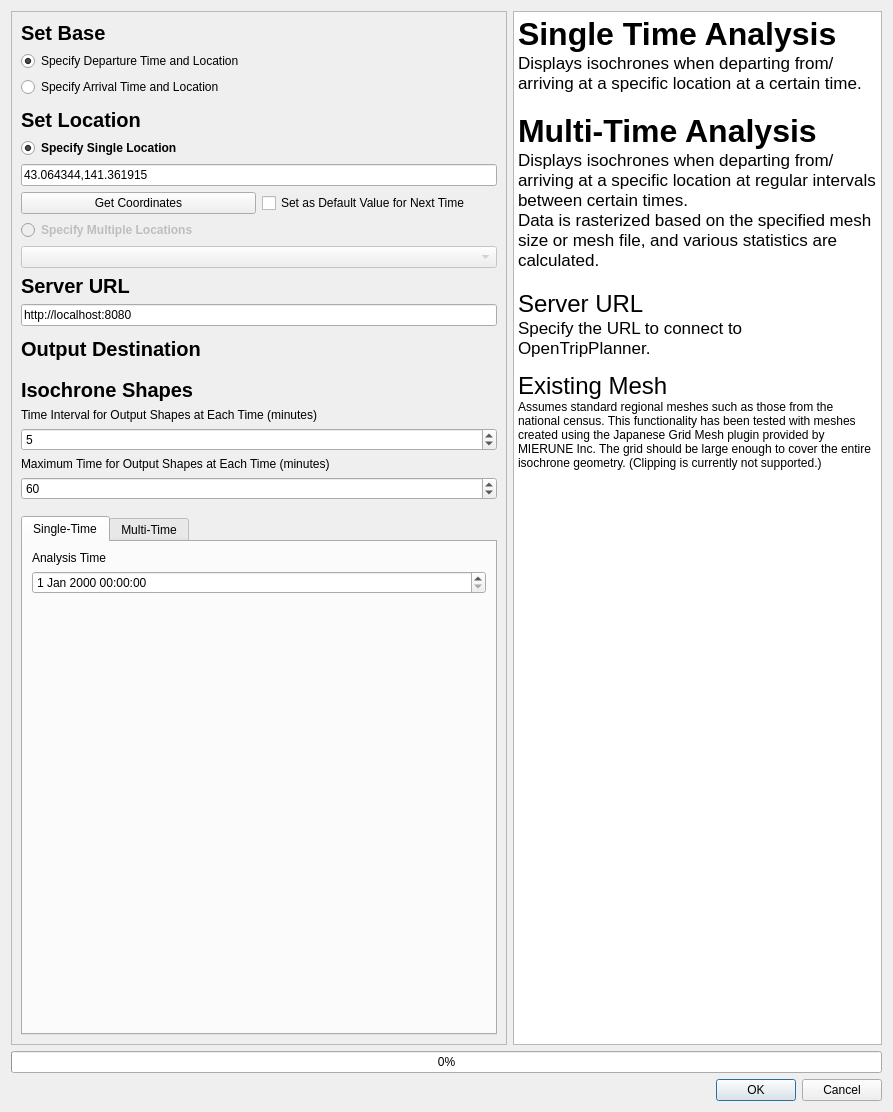
<?xml version='1.0' encoding='utf-8'?>
<ui version="4.0">
 <class>Dialog</class>
 <widget class="QDialog" name="Dialog">
  <property name="geometry">
   <rect>
    <x>0</x>
    <y>0</y>
    <width>893</width>
    <height>1112</height>
   </rect>
  </property>
  <property name="windowTitle">
   <string translatable="yes">Isochrone Generation Tool</string>
  </property>
  <layout class="QGridLayout" name="gridLayout_20">
   <item row="0" column="0">
    <layout class="QGridLayout" name="gridLayout_18">
     <property name="sizeConstraint">
      <enum>QLayout::SetMinimumSize</enum>
     </property>
     <item row="1" column="0" colspan="2">
      <layout class="QGridLayout" name="gridLayout_5">
       <item row="0" column="0">
        <widget class="QProgressBar" name="progressBar">
         <property name="sizePolicy">
          <sizepolicy hsizetype="Preferred" vsizetype="Fixed">
           <horstretch>0</horstretch>
           <verstretch>0</verstretch>
          </sizepolicy>
         </property>
         <property name="value">
          <number>0</number>
         </property>
        </widget>
       </item>
       <item row="1" column="0">
        <widget class="QDialogButtonBox" name="buttonBox">
         <property name="sizePolicy">
          <sizepolicy hsizetype="Preferred" vsizetype="Fixed">
           <horstretch>0</horstretch>
           <verstretch>0</verstretch>
          </sizepolicy>
         </property>
         <property name="standardButtons">
          <set>QDialogButtonBox::Cancel|QDialogButtonBox::Ok</set>
         </property>
        </widget>
       </item>
      </layout>
     </item>
     <item row="0" column="0">
      <widget class="QScrollArea" name="scrollArea">
       <property name="sizePolicy">
        <sizepolicy hsizetype="Preferred" vsizetype="Expanding">
         <horstretch>0</horstretch>
         <verstretch>0</verstretch>
        </sizepolicy>
       </property>
       <property name="verticalScrollBarPolicy">
        <enum>Qt::ScrollBarAsNeeded</enum>
       </property>
       <property name="horizontalScrollBarPolicy">
        <enum>Qt::ScrollBarAsNeeded</enum>
       </property>
       <property name="widgetResizable">
        <bool>true</bool>
       </property>
       <widget class="QWidget" name="scrollAreaWidgetContents">
        <property name="geometry">
         <rect>
          <x>0</x>
          <y>0</y>
          <width>524</width>
          <height>1019</height>
         </rect>
        </property>
        <layout class="QGridLayout" name="gridLayout_23">
         <item row="0" column="0">
          <layout class="QGridLayout" name="widgetGrid">
           <item row="1" column="0">
            <spacer name="verticalSpacer_3">
             <property name="orientation">
              <enum>Qt::Vertical</enum>
             </property>
             <property name="sizeType">
              <enum>QSizePolicy::Fixed</enum>
             </property>
             <property name="sizeHint" stdset="0">
              <size>
               <width>20</width>
               <height>10</height>
              </size>
             </property>
            </spacer>
           </item>
           <item row="2" column="0">
            <widget class="QTabWidget" name="tabWidget">
             <property name="sizePolicy">
              <sizepolicy hsizetype="Preferred" vsizetype="Expanding">
               <horstretch>0</horstretch>
               <verstretch>0</verstretch>
              </sizepolicy>
             </property>
             <property name="currentIndex">
              <number>0</number>
             </property>
             <property name="usesScrollButtons">
              <bool>true</bool>
             </property>
             <widget class="QWidget" name="tabSingle">
              <attribute name="title">
               <string translatable="yes">Single-Time</string>
              </attribute>
              <layout class="QGridLayout" name="gridLayout_22">
               <item row="0" column="0">
                <layout class="QGridLayout" name="singleTabGrid">
                 <item row="0" column="0">
                  <layout class="QGridLayout" name="gridLayout">
                   <item row="0" column="0">
                    <widget class="QLabel" name="standardTimeAreaLabelSingle">
                     <property name="text">
                      <string translatable="yes">Analysis Time</string>
                     </property>
                    </widget>
                   </item>
                   <item row="1" column="0">
                    <widget class="QgsDateTimeEdit" name="setTimeSingle">
                     <property name="tabletTracking">
                      <bool>false</bool>
                     </property>
                     <property name="minimumDateTime">
                      <datetime>
                       <hour>0</hour>
                       <minute>0</minute>
                       <second>0</second>
                       <year>1970</year>
                       <month>1</month>
                       <day>1</day>
                      </datetime>
                     </property>
                     <property name="timeSpec">
                      <enum>Qt::LocalTime</enum>
                     </property>
                    </widget>
                   </item>
                  </layout>
                 </item>
                 <item row="2" column="0">
                  <layout class="QGridLayout" name="maxTimeArea">
                   <item row="0" column="0">
                    <spacer name="verticalSpacer">
                     <property name="orientation">
                      <enum>Qt::Vertical</enum>
                     </property>
                     <property name="sizeHint" stdset="0">
                      <size>
                       <width>20</width>
                       <height>40</height>
                      </size>
                     </property>
                    </spacer>
                   </item>
                  </layout>
                 </item>
                </layout>
               </item>
              </layout>
             </widget>
             <widget class="QWidget" name="tabMulti">
              <attribute name="title">
               <string translatable="yes">Multi-Time</string>
              </attribute>
              <layout class="QVBoxLayout" name="verticalLayout">
               <item>
                <layout class="QGridLayout" name="multiTabGrid">
                 <property name="sizeConstraint">
                  <enum>QLayout::SetDefaultConstraint</enum>
                 </property>
                 <item row="0" column="0">
                  <layout class="QGridLayout" name="standardTimeAreaMultiGrid">
                   <item row="0" column="0">
                    <widget class="QLabel" name="standardTimeAreaMultiLabel">
                     <property name="text">
                      <string translatable="yes">Start Time</string>
                     </property>
                     <property name="textFormat">
                      <enum>Qt::AutoText</enum>
                     </property>
                     <property name="textInteractionFlags">
                      <set>Qt::LinksAccessibleByMouse</set>
                     </property>
                    </widget>
                   </item>
                   <item row="1" column="0">
                    <widget class="QgsDateTimeEdit" name="startTime">
                     <property name="tabletTracking">
                      <bool>false</bool>
                     </property>
                     <property name="minimumDateTime">
                      <datetime>
                       <hour>0</hour>
                       <minute>0</minute>
                       <second>0</second>
                       <year>1970</year>
                       <month>1</month>
                       <day>1</day>
                      </datetime>
                     </property>
                     <property name="timeSpec">
                      <enum>Qt::LocalTime</enum>
                     </property>
                    </widget>
                   </item>
                  </layout>
                 </item>
                 <item row="1" column="0">
                  <layout class="QGridLayout" name="gridLayout_11">
                   <item row="0" column="0">
                    <widget class="QLabel" name="finishTimeLabelMulti">
                     <property name="text">
                      <string translatable="yes">End Time</string>
                     </property>
                    </widget>
                   </item>
                   <item row="1" column="0">
                    <widget class="QgsDateTimeEdit" name="finishTime">
                     <property name="tabletTracking">
                      <bool>false</bool>
                     </property>
                     <property name="minimumDateTime">
                      <datetime>
                       <hour>0</hour>
                       <minute>0</minute>
                       <second>0</second>
                       <year>1970</year>
                       <month>1</month>
                       <day>1</day>
                      </datetime>
                     </property>
                     <property name="timeSpec">
                      <enum>Qt::LocalTime</enum>
                     </property>
                    </widget>
                   </item>
                  </layout>
                 </item>
                 <item row="2" column="0">
                  <layout class="QGridLayout" name="gridLayout_12">
                   <item row="1" column="0">
                    <widget class="QSpinBox" name="outputTimeInterval">
                     <property name="maximum">
                      <number>120</number>
                     </property>
                     <property name="value">
                      <number>5</number>
                     </property>
                    </widget>
                   </item>
                   <item row="0" column="0">
                    <widget class="QLabel" name="outputTimeIntervalLabel">
                     <property name="text">
                      <string translatable="yes">Output Interval between Base Times (minutes)</string>
                     </property>
                    </widget>
                   </item>
                  </layout>
                 </item>
                 <item row="3" column="0">
                  <layout class="QGridLayout" name="gridLayout_15">
                   <item row="0" column="0">
                    <widget class="QCheckBox" name="meshCheckBox">
                     <property name="font">
                      <font>
                       <pointsize>15</pointsize>
                       <weight>75</weight>
                       <bold>true</bold>
                      </font>
                     </property>
                     <property name="text">
                      <string translatable="yes">Generate Statistical Mesh</string>
                     </property>
                    </widget>
                   </item>
                   <item row="1" column="0">
                    <widget class="QRadioButton" name="makeRasterMesh">
                     <property name="enabled">
                      <bool>false</bool>
                     </property>
                     <property name="text">
                      <string translatable="yes">Generate Raster Mesh</string>
                     </property>
                     <property name="checked">
                      <bool>true</bool>
                     </property>
                     <attribute name="buttonGroup">
                      <string notr="true">makeRaster</string>
                     </attribute>
                    </widget>
                   </item>
                   <item row="2" column="0">
                    <widget class="QLabel" name="rasterSizeLabelMulti">
                     <property name="enabled">
                      <bool>false</bool>
                     </property>
                     <property name="text">
                      <string translatable="yes">Raster Mesh Size (EPSG:4326 WGS84)</string>
                     </property>
                    </widget>
                   </item>
                   <item row="3" column="0">
                    <widget class="QDoubleSpinBox" name="rasterSize">
                     <property name="enabled">
                      <bool>false</bool>
                     </property>
                     <property name="decimals">
                      <number>6</number>
                     </property>
                     <property name="maximum">
                      <double>180.000000000000000</double>
                     </property>
                     <property name="value">
                      <double>0.006000000000000</double>
                     </property>
                    </widget>
                   </item>
                   <item row="4" column="0">
                    <widget class="QRadioButton" name="useExistingMesh">
                     <property name="enabled">
                      <bool>false</bool>
                     </property>
                     <property name="text">
                      <string translatable="yes">Use Existing Mesh</string>
                     </property>
                     <attribute name="buttonGroup">
                      <string notr="true">makeRaster</string>
                     </attribute>
                    </widget>
                   </item>
                   <item row="5" column="0">
                    <widget class="QgsMapLayerComboBox" name="existingMeshLayer">
                     <property name="enabled">
                      <bool>false</bool>
                     </property>
                    </widget>
                   </item>
                   <item row="6" column="0">
                    <spacer name="verticalSpacer_2">
                     <property name="orientation">
                      <enum>Qt::Vertical</enum>
                     </property>
                     <property name="sizeHint" stdset="0">
                      <size>
                       <width>454</width>
                       <height>13</height>
                      </size>
                     </property>
                    </spacer>
                   </item>
                  </layout>
                 </item>
                </layout>
               </item>
              </layout>
             </widget>
            </widget>
           </item>
           <item row="0" column="0">
            <layout class="QGridLayout" name="basicSettingGrid">
             <item row="0" column="0">
              <widget class="QLabel" name="settingStandardsLabel">
               <property name="font">
                <font>
                 <pointsize>15</pointsize>
                 <weight>75</weight>
                 <bold>true</bold>
                </font>
               </property>
               <property name="text">
                <string translatable="yes">Set Base</string>
               </property>
              </widget>
             </item>
             <item row="1" column="0">
              <layout class="QGridLayout" name="settingStandardsGrid">
               <item row="1" column="0">
                <widget class="QRadioButton" name="button_dep">
                 <property name="text">
                  <string translatable="yes">Specify Departure Time and Location</string>
                 </property>
                 <property name="checked">
                  <bool>true</bool>
                 </property>
                 <attribute name="buttonGroup">
                  <string notr="true">arriveby</string>
                 </attribute>
                </widget>
               </item>
               <item row="2" column="0">
                <widget class="QRadioButton" name="button_ari">
                 <property name="text">
                  <string translatable="yes">Specify Arrival Time and Location</string>
                 </property>
                 <property name="checkable">
                  <bool>true</bool>
                 </property>
                 <property name="checked">
                  <bool>false</bool>
                 </property>
                 <attribute name="buttonGroup">
                  <string notr="true">arriveby</string>
                 </attribute>
                </widget>
               </item>
              </layout>
             </item>
             <item row="2" column="0">
              <spacer name="verticalSpacer_6">
               <property name="orientation">
                <enum>Qt::Vertical</enum>
               </property>
               <property name="sizeType">
                <enum>QSizePolicy::Fixed</enum>
               </property>
               <property name="sizeHint" stdset="0">
                <size>
                 <width>20</width>
                 <height>5</height>
                </size>
               </property>
              </spacer>
             </item>
             <item row="3" column="0">
              <widget class="QLabel" name="settingPositionLabel">
               <property name="enabled">
                <bool>true</bool>
               </property>
               <property name="font">
                <font>
                 <pointsize>15</pointsize>
                 <weight>75</weight>
                 <bold>true</bold>
                </font>
               </property>
               <property name="text">
                <string translatable="yes">Set Location</string>
               </property>
              </widget>
             </item>
             <item row="4" column="0">
              <layout class="QGridLayout" name="PositionGrid">
               <item row="2" column="0">
                <widget class="QRadioButton" name="radioButtonSetSinglePosition">
                 <property name="font">
                  <font>
                   <weight>75</weight>
                   <bold>true</bold>
                  </font>
                 </property>
                 <property name="text">
                  <string translatable="yes">Specify Single Location</string>
                 </property>
                 <property name="checked">
                  <bool>true</bool>
                 </property>
                 <attribute name="buttonGroup">
                  <string notr="true">radio1</string>
                 </attribute>
                </widget>
               </item>
               <item row="3" column="0" colspan="2">
                <widget class="QLineEdit" name="standardPosition">
                 <property name="text">
                  <string translatable="yes">43.064344,141.361915</string>
                 </property>
                </widget>
               </item>
               <item row="4" column="0">
                <widget class="QPushButton" name="setAsStandardPosition">
                 <property name="text">
                  <string translatable="yes">Get Coordinates</string>
                 </property>
                </widget>
               </item>
               <item row="4" column="1">
                <widget class="QCheckBox" name="saveAsDefaultCheckBox">
                 <property name="text">
                  <string translatable="yes">Set as Default Value for Next Time</string>
                 </property>
                </widget>
               </item>
               <item row="5" column="0" colspan="2">
                <widget class="QRadioButton" name="radioButtonSetMultiPosition">
                 <property name="enabled">
                  <bool>false</bool>
                 </property>
                 <property name="font">
                  <font>
                   <weight>75</weight>
                   <bold>true</bold>
                  </font>
                 </property>
                 <property name="text">
                  <string translatable="yes">Specify Multiple Locations</string>
                 </property>
                 <attribute name="buttonGroup">
                  <string notr="true">radio1</string>
                 </attribute>
                </widget>
               </item>
               <item row="6" column="0" colspan="2">
                <widget class="QgsMapLayerComboBox" name="setMultiPointLayer">
                 <property name="enabled">
                  <bool>false</bool>
                 </property>
                </widget>
               </item>
              </layout>
             </item>
             <item row="5" column="0">
              <widget class="QLabel" name="serverUrlLabel">
               <property name="sizePolicy">
                <sizepolicy hsizetype="Preferred" vsizetype="Preferred">
                 <horstretch>0</horstretch>
                 <verstretch>0</verstretch>
                </sizepolicy>
               </property>
               <property name="font">
                <font>
                 <pointsize>15</pointsize>
                 <weight>75</weight>
                 <bold>true</bold>
                </font>
               </property>
               <property name="text">
                <string translatable="yes">Server URL</string>
               </property>
              </widget>
             </item>
             <item row="6" column="0">
              <layout class="QGridLayout" name="serverUrlGrid">
               <item row="1" column="0">
                <widget class="QLineEdit" name="serverUrlAreaText">
                 <property name="text">
                  <string translatable="yes">http://localhost:8080</string>
                 </property>
                </widget>
               </item>
              </layout>
             </item>
             <item row="7" column="0">
              <spacer name="verticalSpacer_5">
               <property name="orientation">
                <enum>Qt::Vertical</enum>
               </property>
               <property name="sizeType">
                <enum>QSizePolicy::Fixed</enum>
               </property>
               <property name="sizeHint" stdset="0">
                <size>
                 <width>20</width>
                 <height>5</height>
                </size>
               </property>
              </spacer>
             </item>
             <item row="8" column="0">
              <widget class="QLabel" name="outputFileLabel">
               <property name="font">
                <font>
                 <pointsize>15</pointsize>
                 <weight>75</weight>
                 <bold>true</bold>
                </font>
               </property>
               <property name="text">
                <string translatable="yes">Output Destination</string>
               </property>
              </widget>
             </item>
             <item row="9" column="0">
              <layout class="QGridLayout" name="outputGrid">
               <item row="2" column="0">
                <widget class="QgsFileWidget" name="mQgsFileWidget_output">
                 <property name="storageMode">
                  <enum>QgsFileWidget::GetDirectory</enum>
                 </property>
                 <property name="options">
                  <set>QFileDialog::DontConfirmOverwrite|QFileDialog::ShowDirsOnly</set>
                 </property>
                </widget>
               </item>
              </layout>
             </item>
             <item row="10" column="0">
              <spacer name="verticalSpacer_4">
               <property name="orientation">
                <enum>Qt::Vertical</enum>
               </property>
               <property name="sizeType">
                <enum>QSizePolicy::Fixed</enum>
               </property>
               <property name="sizeHint" stdset="0">
                <size>
                 <width>20</width>
                 <height>5</height>
                </size>
               </property>
              </spacer>
             </item>
             <item row="11" column="0">
              <widget class="QLabel" name="label">
               <property name="font">
                <font>
                 <pointsize>15</pointsize>
                 <weight>75</weight>
                 <bold>true</bold>
                </font>
               </property>
               <property name="text">
                <string translatable="yes">Isochrone Shapes</string>
               </property>
              </widget>
             </item>
             <item row="12" column="0">
              <layout class="QGridLayout" name="outputPolygonIntervalGrid">
               <item row="1" column="0">
                <widget class="QLabel" name="outputPolygonIntervalAreaLabel">
                 <property name="text">
                  <string translatable="yes">Time Interval for Output Shapes at Each Time (minutes)</string>
                 </property>
                </widget>
               </item>
               <item row="2" column="0">
                <widget class="QgsSpinBox" name="outputPolygonInterval">
                 <property name="value">
                  <number>5</number>
                 </property>
                </widget>
               </item>
              </layout>
             </item>
             <item row="13" column="0">
              <widget class="QLabel" name="maxTimeAreaLabel">
               <property name="text">
                <string translatable="yes">Maximum Time for Output Shapes at Each Time (minutes)</string>
               </property>
              </widget>
             </item>
             <item row="14" column="0">
              <widget class="QgsSpinBox" name="maxTime">
               <property name="maximum">
                <number>1080</number>
               </property>
               <property name="value">
                <number>60</number>
               </property>
              </widget>
             </item>
            </layout>
           </item>
          </layout>
         </item>
        </layout>
       </widget>
      </widget>
     </item>
     <item row="0" column="1">
      <widget class="QTextBrowser" name="description">
       <property name="sizePolicy">
        <sizepolicy hsizetype="Preferred" vsizetype="Preferred">
         <horstretch>0</horstretch>
         <verstretch>0</verstretch>
        </sizepolicy>
       </property>
       <property name="minimumSize">
        <size>
         <width>200</width>
         <height>0</height>
        </size>
       </property>
       <property name="maximumSize">
        <size>
         <width>400</width>
         <height>16777215</height>
        </size>
       </property>
       <property name="html">
        <string translatable="yes">&lt;!DOCTYPE HTML PUBLIC "-//W3C//DTD HTML 4.0//EN" "http://www.w3.org/TR/REC-html40/strict.dtd"&gt;
&lt;html&gt;&lt;head&gt;&lt;meta name="qrichtext" content="1" /&gt;&lt;style type="text/css"&gt;
p, li { white-space: pre-wrap; }
&lt;/style&gt;&lt;/head&gt;&lt;body style=" font-family:'.AppleSystemUIFont'; font-size:13pt; font-weight:400; font-style:normal;"&gt;
&lt;p style=" margin-top:0px; margin-bottom:0px; margin-left:0px; margin-right:0px; -qt-block-indent:0; text-indent:0px;"&gt;&lt;span style=" font-size:24pt; font-weight:600;"&gt;Single Time Analysis&lt;/span&gt;&lt;/p&gt;
&lt;p style=" margin-top:0px; margin-bottom:0px; margin-left:0px; margin-right:0px; -qt-block-indent:0; text-indent:0px;"&gt;Displays isochrones when departing from/arriving at a specific location at a certain time.&lt;/p&gt;
&lt;p style="-qt-paragraph-type:empty; margin-top:0px; margin-bottom:0px; margin-left:0px; margin-right:0px; -qt-block-indent:0; text-indent:0px;"&gt;&lt;br /&gt;&lt;/p&gt;
&lt;p style=" margin-top:0px; margin-bottom:0px; margin-left:0px; margin-right:0px; -qt-block-indent:0; text-indent:0px;"&gt;&lt;span style=" font-size:24pt; font-weight:600;"&gt;Multi-Time Analysis&lt;/span&gt;&lt;/p&gt;
&lt;p style=" margin-top:0px; margin-bottom:0px; margin-left:0px; margin-right:0px; -qt-block-indent:0; text-indent:0px;"&gt;Displays isochrones when departing from/arriving at a specific location at regular intervals between certain times.&lt;/p&gt;
&lt;p style=" margin-top:0px; margin-bottom:0px; margin-left:0px; margin-right:0px; -qt-block-indent:0; text-indent:0px;"&gt;Data is rasterized based on the specified mesh size or mesh file, and various statistics are calculated.&lt;/p&gt;
&lt;p style="-qt-paragraph-type:empty; margin-top:0px; margin-bottom:0px; margin-left:0px; margin-right:0px; -qt-block-indent:0; text-indent:0px;"&gt;&lt;br /&gt;&lt;/p&gt;
&lt;p style=" margin-top:0px; margin-bottom:0px; margin-left:0px; margin-right:0px; -qt-block-indent:0; text-indent:0px;"&gt;&lt;span style=" font-size:18pt;"&gt;Server URL&lt;/span&gt;&lt;/p&gt;
&lt;p style=" margin-top:0px; margin-bottom:0px; margin-left:0px; margin-right:0px; -qt-block-indent:0; text-indent:0px;"&gt;Specify the URL to connect to OpenTripPlanner.&lt;/p&gt;&lt;/body&gt;&lt;/html&gt;
&lt;p style="-qt-paragraph-type:empty; margin-top:0px; margin-bottom:0px; margin-left:0px; margin-right:0px; -qt-block-indent:0; text-indent:0px;"&gt;&lt;br /&gt;&lt;/p&gt;
&lt;p style=" margin-top:0px; margin-bottom:0px; margin-left:0px; margin-right:0px; -qt-block-indent:0; text-indent:0px;"&gt;&lt;span style=" font-size:18pt;"&gt;Existing Mesh&lt;/span&gt;&lt;/p&gt;
&lt;p style=" margin-top:0px; margin-bottom:0px; margin-left:0px; margin-right:0px; -qt-block-indent:0; text-indent:0px;"&gt;Assumes standard regional meshes such as those from the national census. This functionality has been tested with meshes created using the Japanese Grid Mesh plugin provided by MIERUNE Inc. The grid should be large enough to cover the entire isochrone geometry. (Clipping is currently not supported.)&lt;/p&gt;&lt;/body&gt;&lt;/html&gt;
</string>
       </property>
      </widget>
     </item>
    </layout>
   </item>
  </layout>
 </widget>
 <customwidgets>
  <customwidget>
   <class>QgsDateTimeEdit</class>
   <extends>QDateTimeEdit</extends>
   <header>qgsdatetimeedit.h</header>
  </customwidget>
  <customwidget>
   <class>QgsFileWidget</class>
   <extends>QWidget</extends>
   <header>qgsfilewidget.h</header>
   <container>1</container>
  </customwidget>
  <customwidget>
   <class>QgsMapLayerComboBox</class>
   <extends>QComboBox</extends>
   <header>qgsmaplayercombobox.h</header>
  </customwidget>
  <customwidget>
   <class>QgsSpinBox</class>
   <extends>QSpinBox</extends>
   <header>qgsspinbox.h</header>
  </customwidget>
 </customwidgets>
 <resources />
 <connections />
 <buttongroups>
  <buttongroup name="arriveby" />
  <buttongroup name="makeRaster" />
  <buttongroup name="radio1" />
 </buttongroups>
</ui>
